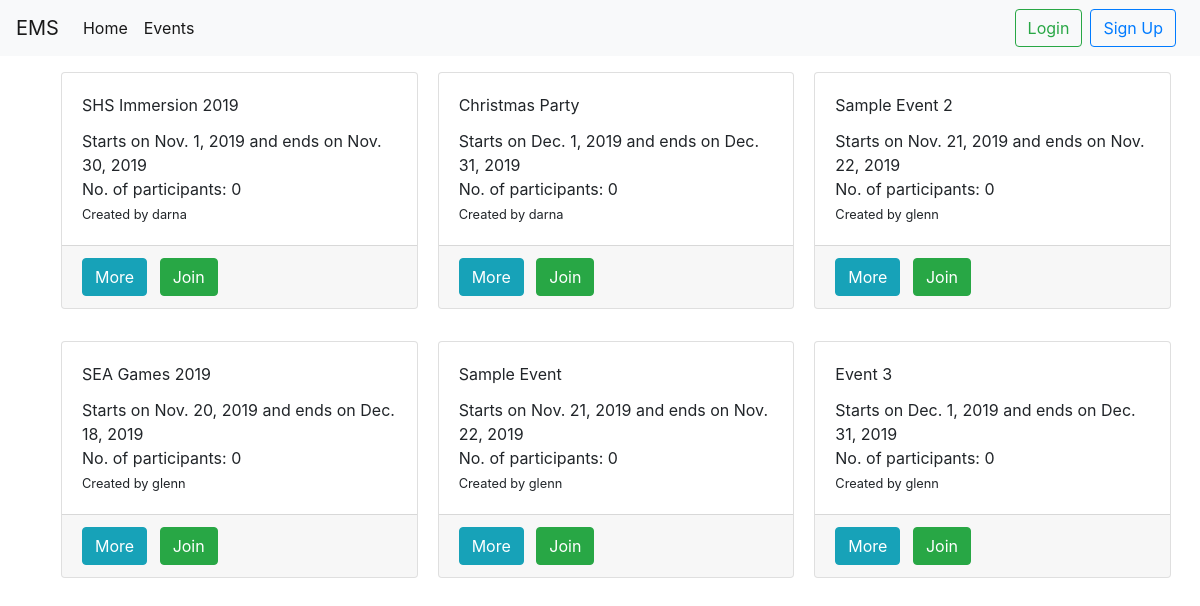
/events/, run on an earlier commit of the app's database.
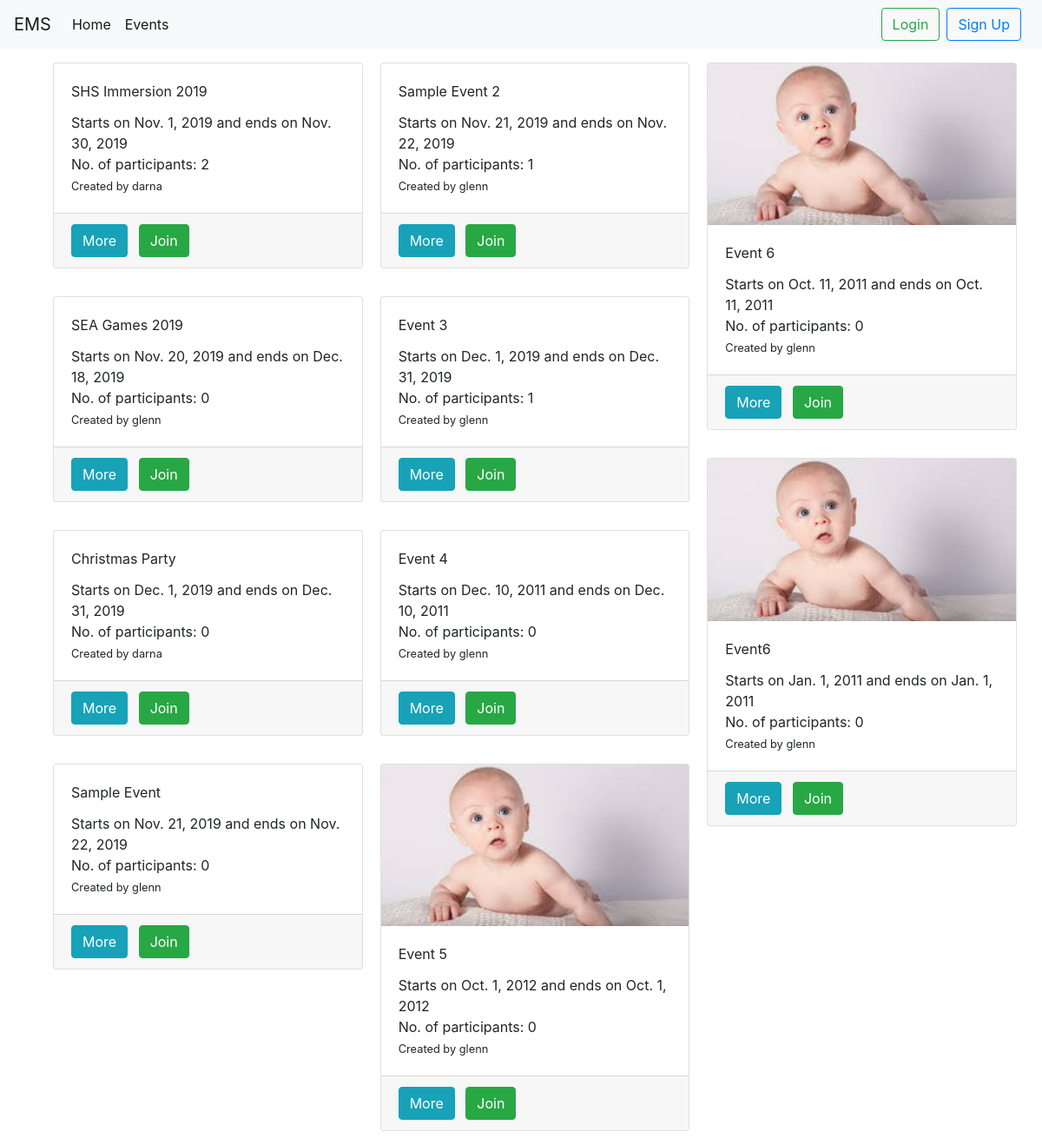
And on a later commit of the database.
### events/models.py (models this page shows, shortened)
class Event(models.Model):
   name = models.CharField("Name of Event",
      max_length=150, blank=False, null=False)
   description = models.TextField("Description",
      max_length=2000, blank=True)
   max_slots = models.IntegerField("Max Slots",
      blank=True, null=True)
   date_from = models.DateField("Start Date")
   date_to = models.DateField("End Date")
   time_from = models.TimeField("Start Time")
   time_to = models.TimeField("End Time")
   creator = models.ForeignKey(to = "users.Participant",
      on_delete = models.CASCADE)
   poster = models.ImageField(upload_to=poster_upload_path, blank=True,
      null = True, help_text="Please upload an image with 16:9 resolution")
   def all_participants(self):
      return  [ x[0] for x in self.registration_set.\
         values_list("participant__username")]

### users/models.py (models this page shows)
class Participant(AbstractUser):
   contact_number = models.CharField("Contact Number",
      max_length = 50)
   designation = models.ForeignKey(to = "Designation",
      on_delete = models.SET_NULL, blank = True, null = True)

### events/views.py (the view)
class EventListView(ListView):
   model = Event
   template_name = "events_list.html"

### events/templates/events_list.html (shortened to what this page needs)
{% extends 'base.html' %}
{% block content %}
<div class="card-columns">
   {% for event in object_list %}
   <div class="card m-3">
      {% if event.poster %}
      <img class="card-img-top" src="/media/{{ event.poster }}" />
      {% endif %}
      <div class="card-body">
         <div class="card-title"> {{ event.name }} </div>
         <div class="card-text">
            Starts on {{ event.date_from }}
            and ends on {{ event.date_to }}
            <br />
            No. of participants: {{ event.all_participants | length }}
         </div>
         <div class="card-text">
            <small>Created by {{ event.creator }}</small>
         </div>
      </div>
      <div class="card-footer">
         <a class="btn btn-info" href="{% url 'event_detail' event.pk %}">More</a>
         {% if user.username in event.all_participants %}
         {% else %}
         <a class="btn btn-success mx-2" href="{% url 'registration_create' event.pk %}">Join</a>
         {% endif %}
      </div>
   </div>
   {% endfor %}
</div>
{% endblock %}

### templates/base.html (shortened to what this page needs)
<!doctype html>
<html lang="en">
<head>
  <link rel="stylesheet" href="https://stackpath.bootstrapcdn.com/bootstrap/4.3.1/css/bootstrap.min.css"
>
</head>
<body>
  <nav class="navbar navbar-expand-lg navbar-light bg-light">
    <a class="navbar-brand" href="#">EMS</a>
    <div class="collapse navbar-collapse" id="navbarSupportedContent">
      <ul class="navbar-nav mr-auto">
        <li class="nav-item active">
          <a class="nav-link" href="{% url 'home' %}">Home <span class="sr-only">(current)</span></a>
        </li>
        <li class="nav-item active">
          <a class="nav-link" href="{% url 'events_list' %}">Events</a>
        </li>
      </ul>
      {% if user.is_authenticated %}
      <span>Welcome,
        <span class="font-weight-bold">
          {{ user.username }}!
        </span>
      </span>
      <a class="btn btn-outline-secondary mx-2 my-2 my-sm-0" href="{% url 'logout' %}">Logout</a>
      {% else %}
      <a class="btn btn-outline-success my-2 my-sm-0" href="{% url 'login' %}">Login</a>
      <a class="btn btn-outline-primary mx-2 my-2 my-sm-0" href="{% url 'signup' %}">Sign Up</a>
      {% endif %}
    </div>
  </nav>
  <div class="container">
    {% block content %}
    {% endblock %}
  </div>
</body>
</html>

What changed in the data, as far as the page shows it:
computed for Event "SHS Immersion 2019": all_participants|length "0" → "2"
computed for Event "Sample Event 2": all_participants|length "0" → "1"
computed for Event "Event 3": all_participants|length "0" → "1"
added Event: name "Event 4", date_from "Dec. 10, 2011", date_to "Dec. 10, 2011", all_participants|length "0", creator "glenn", shows "Join"
added Event: poster (picture), name "Event 5", date_from "Oct. 1, 2012", date_to "Oct. 1, 2012", all_participants|length "0", creator "glenn", shows "Join"
added Event: poster (picture), name "Event 6", date_from "Oct. 11, 2011", date_to "Oct. 11, 2011", all_participants|length "0", creator "glenn", shows "Join"
added Event: poster (picture), name "Event6", date_from "Jan. 1, 2011", date_to "Jan. 1, 2011", all_participants|length "0", creator "glenn", shows "Join"
